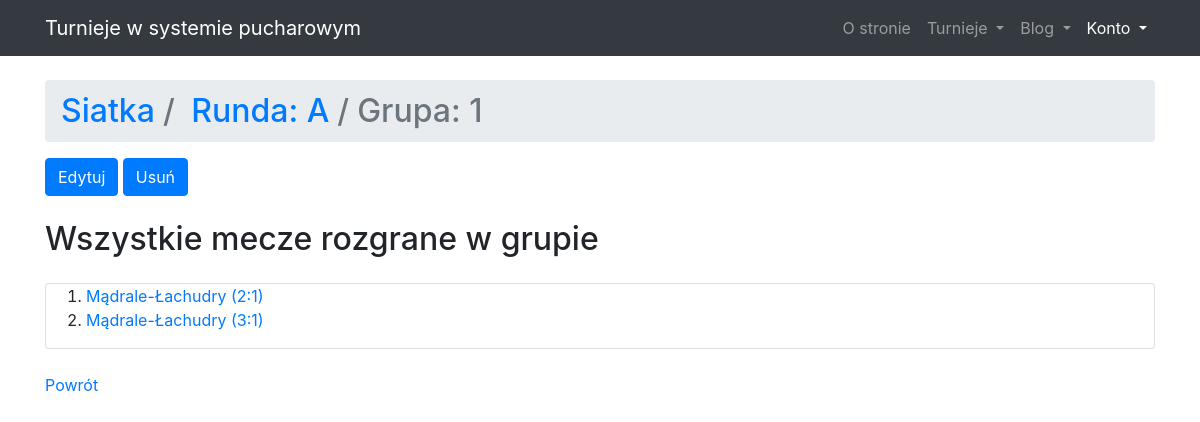
The page /tournaments/group/detail/1/ on the database its author committed.
### tournaments_app/models/group_model.py (models this page shows, shortened)
class Group(models.Model):
    id = models.AutoField(db_index=True, primary_key=True)
    name = models.CharField(max_length=20)
    team_a = models.ForeignKey('tournaments_app.Team',
                               related_name='%(class)s_a_team',
                               on_delete=models.DO_NOTHING)
    team_b = models.ForeignKey('tournaments_app.Team',
                               related_name='%(class)s_b_team',
                               on_delete=models.DO_NOTHING)
    winner = models.ForeignKey('tournaments_app.Team',
                               related_name='%(class)s_win_team',
                               on_delete=models.DO_NOTHING,
                               null=True,
                               blank=True)
    round = models.ForeignKey('tournaments_app.Round',
                              on_delete=models.CASCADE)
    def get_all_games(self):
        return Game.objects.filter(group_id=self.id)

### tournaments_app/models/round_model.py (models this page shows, shortened)
class Round(models.Model):
    id = models.AutoField(db_index=True, primary_key=True)
    name = models.CharField(max_length=20)
    number_of_players = models.IntegerField()
    tournament = models.ForeignKey('tournaments_app.Tournament',
                                   on_delete=models.CASCADE)

### tournaments_app/models/tournament_model.py (models this page shows, shortened)
class Tournament(models.Model):
    id = models.AutoField(db_index=True, primary_key=True)
    name = models.CharField(max_length=20)
    start_date = models.DateField()
    end_date = models.DateField()
    max_number_of_players = models.IntegerField()
    registered_teams = models.ManyToManyField('tournaments_app.Team')

### tournaments_app/models/game_model.py (models this page shows, shortened)
class Game(models.Model):
    id = models.AutoField(db_index=True, primary_key=True)
    date = models.DateField()
    score_a = models.IntegerField(null=True,
                                  blank=True)
    score_b = models.IntegerField(null=True,
                                  blank=True)
    team_a = models.ForeignKey('tournaments_app.Team',
                               related_name='%(class)s_a_team',
                               on_delete=models.DO_NOTHING)
    team_b = models.ForeignKey('tournaments_app.Team',
                               related_name='%(class)s_b_team',
                               on_delete=models.DO_NOTHING)
    group = models.ForeignKey('tournaments_app.Group',
                              on_delete=models.CASCADE)

### tournaments_app/models/team_model.py (models this page shows, shortened)
class Team(models.Model):
    id = models.AutoField(db_index=True, primary_key=True)
    name = models.CharField(max_length=20)

### tournaments_app/views/group_view.py (the view)
class DetailGroupView(DetailView):
    model = Group

### tournaments_app/templates/tournaments_app/group_detail.html
{% extends "tournaments_app/base.html" %}
{% block content %}
<article>
    {% if object %}
    <h2 class="mt-4 mb-3">
        <ol class="breadcrumb">
            <li class="breadcrumb-item">
                <a
                    href="{% url 'tournament_detail' object.round.tournament.pk %}">{{ object.round.tournament.name }}</a>
            </li>
            <li class="breadcrumb-item">
                <a href="{% url 'round_detail' object.round.pk %}">Runda: {{ object.round.name }}</a>
            </li>
            <li class="breadcrumb-item active">Grupa: {{ object.name }}</li>
        </ol>
    </h2>
    <a class="btn btn-primary" href="{% url 'group_update' object.id %}">Edytuj</a>
    <a class="btn btn-primary" href="{% url 'group_delete' object.id %}">Usuń</a>
    <h2 class="mt-4 mb-3">Wszystkie mecze rozgrane w grupie</h2>
    <div class="card my-4">
        {% if object.get_all_games  %}
        <fieldset>
            <ol>
                {% for game in object.get_all_games %}
                <li> <a href="{% url 'game_detail' game.pk %}">{{ game.team_a.name }}-{{ game.team_b.name }}
                        ({{ game.score_a }}:{{ game.score_b }}) </a></li>
                {% endfor %}
            </ol>
        </fieldset>
        {% endif %}
    </div>
    {% endif %}
    <a href="{{request.META.HTTP_REFERER}}">Powrót</a>
</article>
{% endblock %}

### tournaments_app/static/css/modern-business.css (style rules this page uses)
body { padding-top: 56px; }

### rows shown on the page
Group: round.tournament.name "Siatka", round.name "A", name "1"
Game: team_a.name "Mądrale", team_b.name "Łachudry", score_a "2", score_b "1"
Game: team_a.name "Mądrale", team_b.name "Łachudry", score_a "3", score_b "1"
